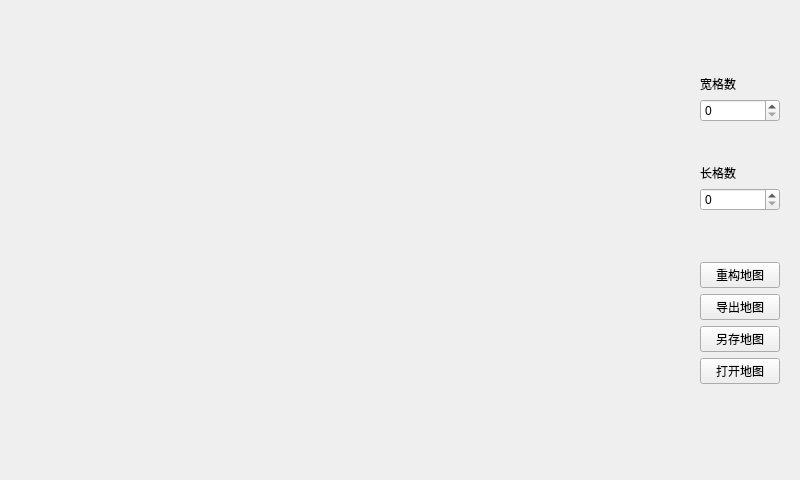
<?xml version="1.0" encoding="UTF-8"?>
<ui version="4.0">
 <class>MapDesigner</class>
 <widget class="QWidget" name="MapDesigner">
  <property name="geometry">
   <rect>
    <x>0</x>
    <y>0</y>
    <width>800</width>
    <height>480</height>
   </rect>
  </property>
  <property name="windowTitle">
   <string>MapDesigner</string>
  </property>
  <layout class="QGridLayout" name="gridLayout_2">
   <item row="0" column="0">
    <widget class="QWidget" name="map" native="true"/>
   </item>
   <item row="0" column="1">
    <widget class="QWidget" name="input" native="true">
     <property name="sizePolicy">
      <sizepolicy hsizetype="Maximum" vsizetype="Preferred">
       <horstretch>0</horstretch>
       <verstretch>0</verstretch>
      </sizepolicy>
     </property>
     <layout class="QGridLayout" name="gridLayout">
      <item row="0" column="0">
       <spacer name="verticalSpacer_4">
        <property name="orientation">
         <enum>Qt::Vertical</enum>
        </property>
        <property name="sizeHint" stdset="0">
         <size>
          <width>20</width>
          <height>58</height>
         </size>
        </property>
       </spacer>
      </item>
      <item row="1" column="0">
       <widget class="QLabel" name="inputWidth">
        <property name="text">
         <string>宽格数</string>
        </property>
       </widget>
      </item>
      <item row="2" column="0">
       <widget class="QSpinBox" name="width"/>
      </item>
      <item row="3" column="0">
       <spacer name="verticalSpacer_3">
        <property name="orientation">
         <enum>Qt::Vertical</enum>
        </property>
        <property name="sizeHint" stdset="0">
         <size>
          <width>20</width>
          <height>38</height>
         </size>
        </property>
       </spacer>
      </item>
      <item row="4" column="0">
       <widget class="QLabel" name="inputHeight">
        <property name="text">
         <string>长格数</string>
        </property>
       </widget>
      </item>
      <item row="5" column="0">
       <widget class="QSpinBox" name="height"/>
      </item>
      <item row="6" column="0">
       <spacer name="verticalSpacer_2">
        <property name="orientation">
         <enum>Qt::Vertical</enum>
        </property>
        <property name="sizeHint" stdset="0">
         <size>
          <width>20</width>
          <height>48</height>
         </size>
        </property>
       </spacer>
      </item>
      <item row="7" column="0">
       <widget class="QPushButton" name="pushButton">
        <property name="text">
         <string>重构地图</string>
        </property>
       </widget>
      </item>
      <item row="8" column="0">
       <widget class="QPushButton" name="pushButton_2">
        <property name="text">
         <string>导出地图</string>
        </property>
       </widget>
      </item>
      <item row="9" column="0">
       <widget class="QPushButton" name="pushButton_3">
        <property name="text">
         <string>另存地图</string>
        </property>
       </widget>
      </item>
      <item row="10" column="0">
       <widget class="QPushButton" name="pushButton_4">
        <property name="text">
         <string>打开地图</string>
        </property>
       </widget>
      </item>
      <item row="11" column="0">
       <spacer name="verticalSpacer">
        <property name="orientation">
         <enum>Qt::Vertical</enum>
        </property>
        <property name="sizeHint" stdset="0">
         <size>
          <width>20</width>
          <height>78</height>
         </size>
        </property>
       </spacer>
      </item>
     </layout>
    </widget>
   </item>
  </layout>
 </widget>
 <resources/>
 <connections/>
</ui>
